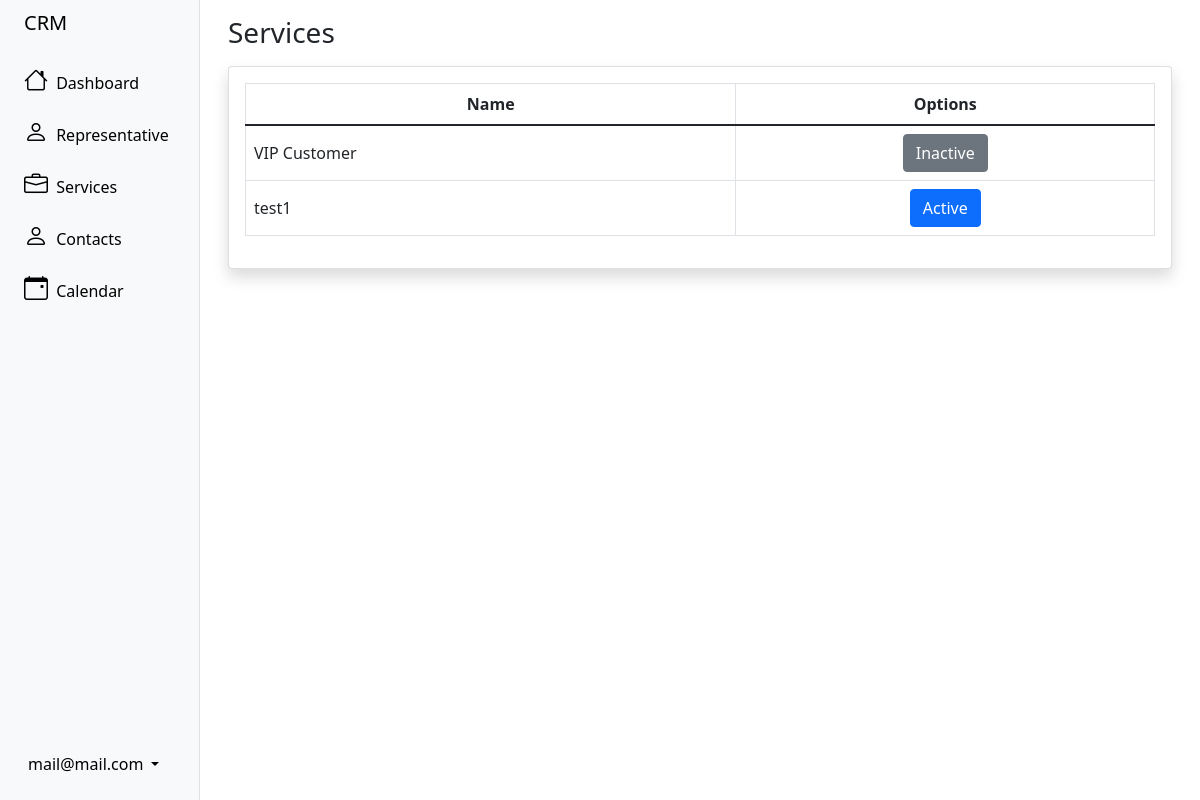
The app's page /sales/serviceStatus/ (signed in), older data.
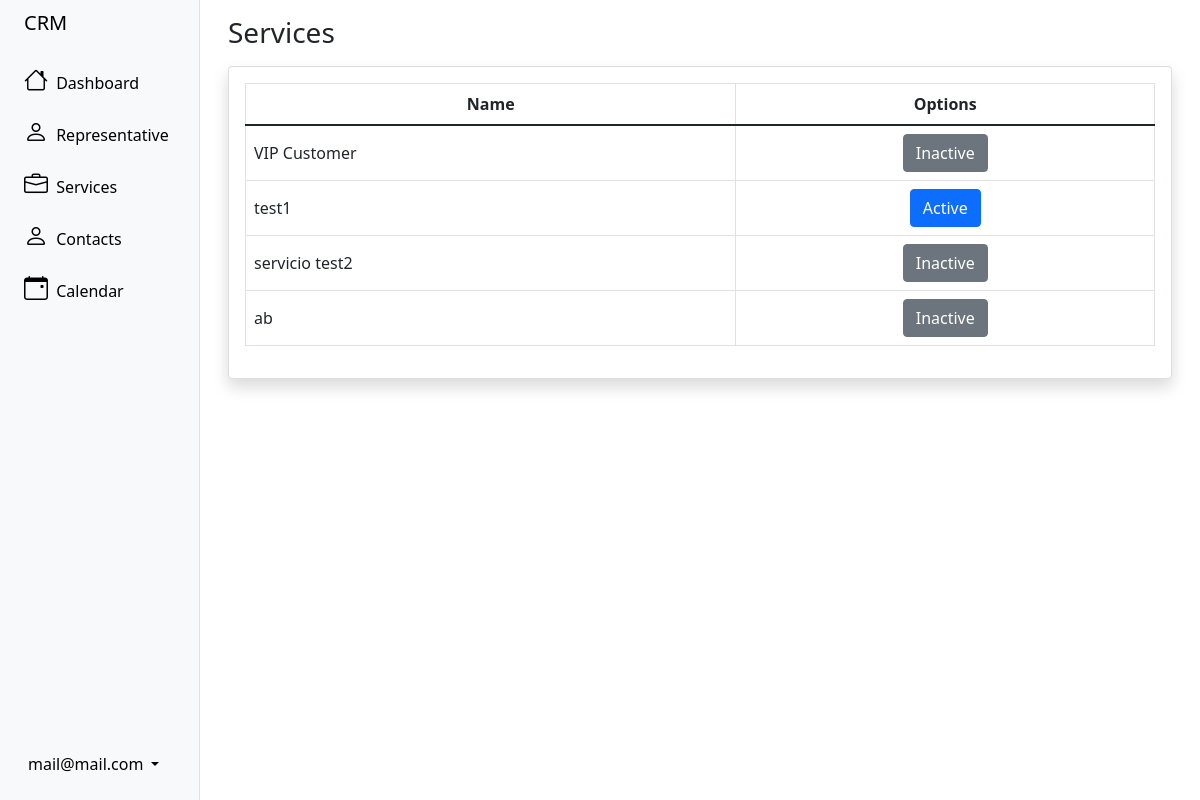
The same page, newer data.
### sales/models.py (models this page shows, shortened)
class Service(models.Model):
	name = models.CharField(max_length=100, unique=True)
	service_description = models.TextField()
	service_description_agreement = models.TextField()
	status = models.BooleanField()

### sales/views.py (the view)
# urls.py: path('serviceStatus/', serviceStatus, name='serviceStatus'),
@login_required
def serviceStatus(request):
    if request.user.is_staff:
        context = Service.objects.all()
        return render(request, 'services/service_status.html', {'context': context})
    else:
        messages.error(request, 'You do not have permission to enter')
        return redirect('dashboard')

### user/models.py (called while the page is built)
	@property
	def is_staff(self):
		return self.admin_user

### templates/services/service_status.html (shortened to what this page needs)
{% extends 'sidebar.html' %}
{% block content %}
<div class="container-fluid px-3 mt-3">
    <h1 class="h3 mb-3 text-gray-800">Services</h1>
    <div class="card shadow mb-4">
        <div class="card-body">
            <div class="table-responsive">
                <table class="table table-bordered" id="dataTable" width="100%" cellspacing="0">
                    <thead>
                        <tr>
                            <th>
                                <div class="d-flex justify-content-center align-items-center">
                                    Name
                                </div>
                            </th>
                            <th>
                                <div class="d-flex justify-content-center align-items-center">
                                    Options
                                </div>
                            </th>
                        </tr>
                    </thead>
                    <tbody>
                        {% if context %}
                        {% for row in context %}
                        <tr>
                            <td class="align-middle">{{row.name}}</td>
                            <td>
                                <div class="d-flex justify-content-center align-middle">
                                    <a href="{% url 'changeServiceStatus' row.id %}" class="btn {% if row.status %} btn-secondary {% else %} btn-primary {% endif %}">
                                        {% if row.status %}
                                            Inactive
                                        {% else %}
                                            Active
                                        {% endif %}
                                    </a>
                                </div>
                            </td>
                        </tr>
                        {% endfor %}
                        {% endif %}
                    </tbody>
                </table>
            </div>
        </div>
    </div>
</div>
{% endblock content %}

Row changes from the older to the newer data that the page shows:
added Service: name "servicio test2", status "Inactive"
added Service: name "ab", status "Inactive"
